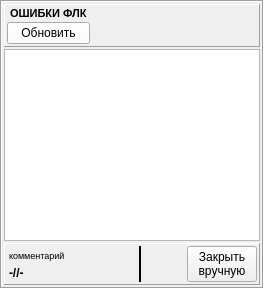
      <widget class="QFrame" name="pan_flk">
       <property name="frameShape">
        <enum>QFrame::Box</enum>
       </property>
       <property name="frameShadow">
        <enum>QFrame::Sunken</enum>
       </property>
       <layout class="QVBoxLayout" name="verticalLayout_4" stretch="0,1,0">
        <property name="spacing">
         <number>2</number>
        </property>
        <property name="leftMargin">
         <number>2</number>
        </property>
        <property name="topMargin">
         <number>2</number>
        </property>
        <property name="rightMargin">
         <number>2</number>
        </property>
        <property name="bottomMargin">
         <number>2</number>
        </property>
        <item>
         <widget class="QFrame" name="pan_flk_up">
          <property name="frameShape">
           <enum>QFrame::Panel</enum>
          </property>
          <property name="frameShadow">
           <enum>QFrame::Raised</enum>
          </property>
          <layout class="QGridLayout" name="gridLayout_3">
           <property name="leftMargin">
            <number>2</number>
           </property>
           <property name="topMargin">
            <number>2</number>
           </property>
           <property name="rightMargin">
            <number>2</number>
           </property>
           <property name="bottomMargin">
            <number>2</number>
           </property>
           <property name="spacing">
            <number>2</number>
           </property>
           <item row="1" column="0">
            <widget class="QPushButton" name="bn_refresh_flk">
             <property name="palette">
              <palette>
               <active>
                <colorrole role="Button">
                 <brush brushstyle="SolidPattern">
                  <color alpha="255">
                   <red>255</red>
                   <green>255</green>
                   <blue>255</blue>
                  </color>
                 </brush>
                </colorrole>
               </active>
               <inactive>
                <colorrole role="Button">
                 <brush brushstyle="SolidPattern">
                  <color alpha="255">
                   <red>255</red>
                   <green>255</green>
                   <blue>255</blue>
                  </color>
                 </brush>
                </colorrole>
               </inactive>
               <disabled>
                <colorrole role="Button">
                 <brush brushstyle="SolidPattern">
                  <color alpha="255">
                   <red>255</red>
                   <green>255</green>
                   <blue>255</blue>
                  </color>
                 </brush>
                </colorrole>
               </disabled>
              </palette>
             </property>
             <property name="text">
              <string>Обновить</string>
             </property>
             <property name="icon">
              <iconset resource="_inko_pol2_res.qrc">
               <normaloff>:/refresh.png</normaloff>:/refresh.png</iconset>
             </property>
            </widget>
           </item>
           <item row="1" column="1">
            <spacer name="horizontalSpacer_7">
             <property name="orientation">
              <enum>Qt::Horizontal</enum>
             </property>
             <property name="sizeHint" stdset="0">
              <size>
               <width>40</width>
               <height>20</height>
              </size>
             </property>
            </spacer>
           </item>
           <item row="0" column="0">
            <widget class="QLabel" name="label_2">
             <property name="font">
              <font>
               <pointsize>8</pointsize>
               <weight>75</weight>
               <bold>true</bold>
              </font>
             </property>
             <property name="text">
              <string> ОШИБКИ ФЛК </string>
             </property>
             <property name="alignment">
              <set>Qt::AlignLeading|Qt::AlignLeft|Qt::AlignVCenter</set>
             </property>
            </widget>
           </item>
          </layout>
         </widget>
        </item>
        <item>
         <widget class="QTableView" name="tab_flk">
          <property name="font">
           <font>
            <pointsize>8</pointsize>
           </font>
          </property>
          <property name="selectionMode">
           <enum>QAbstractItemView::SingleSelection</enum>
          </property>
          <property name="selectionBehavior">
           <enum>QAbstractItemView::SelectRows</enum>
          </property>
          <attribute name="verticalHeaderDefaultSectionSize">
           <number>20</number>
          </attribute>
         </widget>
        </item>
        <item>
         <widget class="QFrame" name="pan_flk_down">
          <property name="frameShape">
           <enum>QFrame::Panel</enum>
          </property>
          <property name="frameShadow">
           <enum>QFrame::Raised</enum>
          </property>
          <layout class="QHBoxLayout" name="horizontalLayout_7" stretch="2,1,0,0">
           <property name="spacing">
            <number>2</number>
           </property>
           <property name="leftMargin">
            <number>2</number>
           </property>
           <property name="topMargin">
            <number>2</number>
           </property>
           <property name="rightMargin">
            <number>2</number>
           </property>
           <property name="bottomMargin">
            <number>2</number>
           </property>
           <item>
            <layout class="QVBoxLayout" name="verticalLayout_7">
             <property name="spacing">
              <number>2</number>
             </property>
             <property name="leftMargin">
              <number>2</number>
             </property>
             <property name="topMargin">
              <number>2</number>
             </property>
             <property name="rightMargin">
              <number>2</number>
             </property>
             <property name="bottomMargin">
              <number>2</number>
             </property>
             <item>
              <widget class="QLabel" name="lab_comment_4">
               <property name="font">
                <font>
                 <pointsize>7</pointsize>
                 <weight>50</weight>
                 <bold>false</bold>
                </font>
               </property>
               <property name="text">
                <string>комментарий </string>
               </property>
               <property name="alignment">
                <set>Qt::AlignLeading|Qt::AlignLeft|Qt::AlignVCenter</set>
               </property>
              </widget>
             </item>
             <item>
              <widget class="QLabel" name="lab_comment_flk">
               <property name="maximumSize">
                <size>
                 <width>16777215</width>
                 <height>100</height>
                </size>
               </property>
               <property name="font">
                <font>
                 <weight>75</weight>
                 <bold>true</bold>
                </font>
               </property>
               <property name="text">
                <string>-//-</string>
               </property>
               <property name="wordWrap">
                <bool>true</bool>
               </property>
              </widget>
             </item>
            </layout>
           </item>
           <item>
            <widget class="Line" name="line_5">
             <property name="minimumSize">
              <size>
               <width>10</width>
               <height>0</height>
              </size>
             </property>
             <property name="frameShadow">
              <enum>QFrame::Plain</enum>
             </property>
             <property name="lineWidth">
              <number>2</number>
             </property>
             <property name="orientation">
              <enum>Qt::Vertical</enum>
             </property>
            </widget>
           </item>
           <item>
            <spacer name="horizontalSpacer_8">
             <property name="orientation">
              <enum>Qt::Horizontal</enum>
             </property>
             <property name="sizeHint" stdset="0">
              <size>
               <width>40</width>
               <height>20</height>
              </size>
             </property>
            </spacer>
           </item>
           <item>
            <widget class="QPushButton" name="bn_hide_flk">
             <property name="enabled">
              <bool>true</bool>
             </property>
             <property name="maximumSize">
              <size>
               <width>70</width>
               <height>16777215</height>
              </size>
             </property>
             <property name="text">
              <string>Закрыть
вручную</string>
             </property>
            </widget>
           </item>
          </layout>
         </widget>
        </item>
       </layout>
      </widget>
